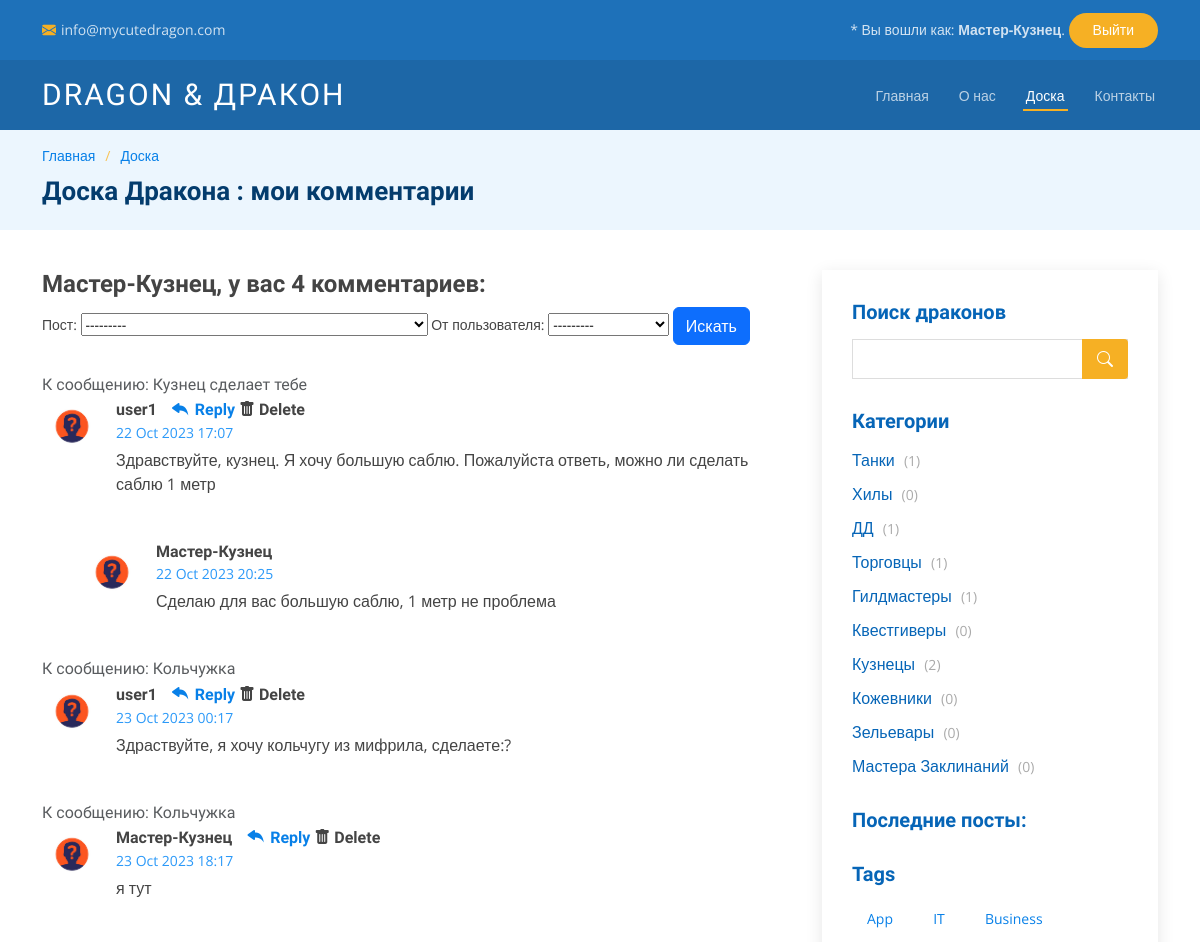
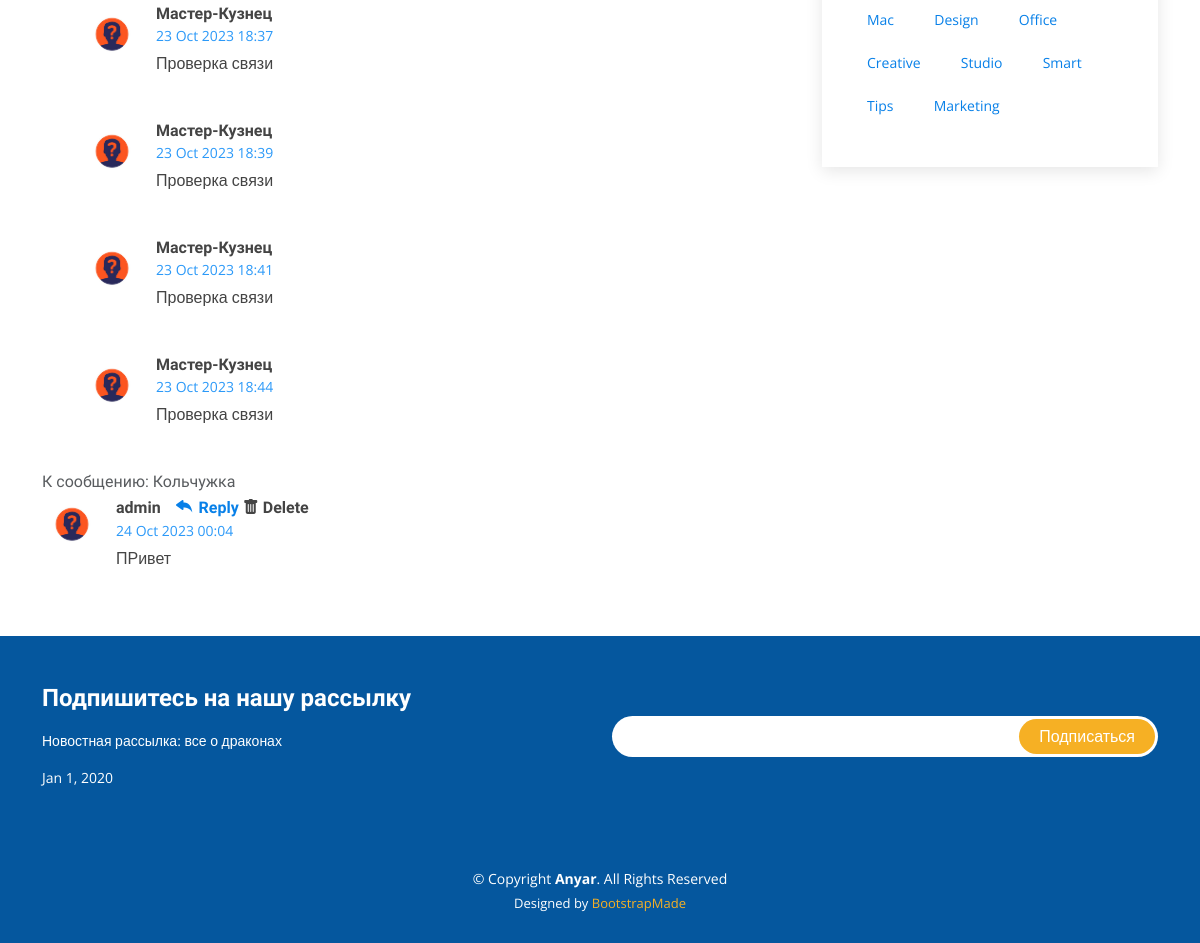
Page /messages/my_comments (signed in) on the committed database (2 pictures, top to bottom).
### bb/models.py (models this page shows, shortened)
class Comment(models.Model):
    toPost = models.ForeignKey(Post, on_delete = models.CASCADE)
    fromUser = models.ForeignKey(User, on_delete = models.CASCADE)
    cTime = models.DateTimeField(auto_now_add = True)
    cbody = models.TextField(default = 'Комментарий')
    status = models.IntegerField(default = 0)

class Post(models.Model):
    author = models.ForeignKey(User, on_delete = models.CASCADE)
    cTime = models.DateTimeField(default=timezone.now)
    category = models.ManyToManyField(Category, through = 'PostCategory')
    title = models.CharField(max_length = 255, default = 'Заголовок')
    body = models.TextField(default = 'Здесь должен быть текст')
    mainPic = models.ImageField(upload_to='user_images')
    postRate = models.IntegerField(default = 0)
    def __str__(self):
        return f'{self.title}-({Comment.objects.filter(toPost=self).count()})'

class Reply(models.Model):
    toComment = models.ForeignKey(Comment, on_delete = models.CASCADE)
    cTime = models.DateTimeField(auto_now_add = True)
    rbody = models.TextField(default = 'Ответ на комментарий')

class Category(models.Model):
    name = models.CharField(max_length = 255, unique = True)

### bb/views.py (the view, shortened to what this page needs)
# urls.py: path('my_comments', CommentList.as_view(), name='comments'),
class CommentList(ListView):
    context_object_name = 'comments'
    template_name = 'messages/comments.html'
    def get_queryset(self):
        self.posts = Comment.objects.filter(toPost__author=self.request.user)
        return self.posts
    def get_context_data(self, **kwargs: Any) -> Dict[str, Any]:
        context =  super().get_context_data(**kwargs)
        context['categories'] = Category.objects.annotate(num_posts=Count('post'))
        context['replies'] = Reply.objects.filter(toComment__toPost__author=self.request.user)
        context['filter'] = CommentsFilter(self.request.GET, queryset=self.get_queryset())
        return context

### templates/messages/comments.html (shortened to what this page needs)
{% extends 'layout/bb.html' %}
{% load static %}
{% block name %}
Доска Дракона : мои комментарии
{% endblock name %}
{% block content %}
<div class="blog-comments">
    <h4 id="comments" class="comments-count">{{ user.username }}, у вас {{ comments.count }} комментариев:</h4>
    <div class="row small">
      <form method="GET">
              {{ filter.form }}
              <input class="btn btn-primary" type="submit" value="Искать">
      </form>
    </div>
    {% for comment in filter.qs %}
        <div  class="comment">
        <div class="comment-title">
            <h5 class="text-muted"> К сообщению:  {{ comment.toPost.title }}</h5>
        </div>
        <div class="d-flex">
            <div class="comment-img"><img src="{% static 'assets/images/unknown_user.jpg' %}" alt=""></div>
            <div>
            <h5><a href="">{{comment.fromUser.username}}</a>
                <a href="reply/{{ comment.pk }}" class="reply"><i class="bi bi-reply-fill"></i> Reply</a>
                <a href="comdelete/{{ comment.pk }}" class="delete"><i class="bi bi-trash-fill"></i> Delete</a></h5>
                <time datetime="{{ message.cTime|date:'Y-m-d' }}">
                {{ comment.cTime|date:'d M Y H:i' }}</time>
            <p>
                {{comment.cbody}}
            </p>
            </div>
        </div>
        </div>
        {% for reply in replies %}
        {% if reply.toComment == comment %}
        <div id="comment-reply" class="comment comment-reply">
          <div class="d-flex">
            <div class="comment-img"><img src="{% static 'assets/images/unknown_user.jpg' %}" alt=""></div>
            <div>
              <h5><a href="">{{ user.username}}</a> </h5>
              <time datetime="{{ reply.cTime|date:'Y-m-d' }}">
                {{ reply.cTime|date:'d M Y H:i' }}</time>
              <p>
                {{reply.rbody}}
              </p>
            </div>
          </div>
        </div>
        {% endif %}
        {% endfor %}
    {% endfor %}
</div>
{% endblock content %}

### templates/layout/bb.html (shortened to what this page needs)
<!DOCTYPE html>
<html lang="en">
<head>
  {% load static %}
  <link href="{% static 'assets/vendor/animate.css/animate.min.css' %}" rel="stylesheet">
  <link href="{% static 'assets/vendor/aos/aos.css' %}" rel="stylesheet">
  <link href="{% static 'assets/vendor/bootstrap/css/bootstrap.min.css' %}" rel="stylesheet">
  <link href="{% static 'assets/vendor/bootstrap-icons/bootstrap-icons.css' %}" rel="stylesheet">
  <link href="{% static 'assets/vendor/boxicons/css/boxicons.min.css' %}" rel="stylesheet">
  <link href="{% static 'assets/vendor/glightbox/css/glightbox.min.css' %}" rel="stylesheet">
  <link href="{% static 'assets/vendor/remixicon/remixicon.css' %}" rel="stylesheet">
  <link href="{% static 'assets/vendor/swiper/swiper-bundle.min.css' %}" rel="stylesheet">
  <link href="{% static 'assets/css/style.css' %}" rel="stylesheet">
</head>
<body>
  <div id="topbar" class="fixed-top d-flex align-items-center topbar-inner-pages">
    <div class="container d-flex align-items-center justify-content-center justify-content-md-between">
      <div class="contact-info d-flex align-items-center">
        <i class="bi bi-envelope-fill"></i><a href="mailto:contact@example.com">info@mycutedragon.com</a>
      </div>
      <div class="cta d-none d-md-block">
        {% if request.user.is_authenticated %}
          * Вы вошли как:
          <strong>{{ request.user.username }}</strong>.
          <a href="/accounts/logout/" class="scrollto"> Выйти</a>
        {% else %}
          Войдите в аккаунт:
          <a href="/accounts/login/" class="scrollto"> Войти</a>
        {% endif %}
      </div>
    </div>
  </div>
  <header id="header" class="fixed-top d-flex align-items-center header-inner-pages">
    <div class="container d-flex align-items-center justify-content-between">
      <h1 class="logo"><a href="index.html">Dragon & Дракон</a></h1>
      <nav id="navbar" class="navbar">
        <ul>
          <li><a class="nav-link scrollto " href="#hero">Главная</a></li>
          <li><a class="nav-link scrollto" href="#about">О нас</a></li>
          <li><a class="active" href="/messages/">Доска</a></li>
          <li><a class="nav-link scrollto" href="#contact">Контакты</a></li>
        </ul>
      </nav>
    </div>
  </header>
  <main id="main">
    <section id="breadcrumbs" class="breadcrumbs">
      <div class="container">
        <div class="row">
          <div class="col-lg-8">
            <ol>
              <li><a href="/messages/">Главная</a></li>
              <li><a href="/messages/">Доска</a></li>
            </ol>
            <h2>{% block name %}{% endblock name %}</h2>
          </div>
          <div class="col-lg-4">
          </div>
        </div>
      </div>
    </section>
    <section id="blog" class="blog">
      <div class="container" >
        <div class="row">
          <div class="col-lg-8 entries">
            {% block content %}
            {% endblock content %}
          </div>
          <div class="col-lg-4">
            <div class="sidebar">
              <h3 class="sidebar-title">Поиск драконов</h3>
              <div class="sidebar-item search-form">
                <form action="">
                  <input type="text">
                  <button type="submit"><i class="bi bi-search"></i></button>
                </form>
              </div>
              <h3 class="sidebar-title">Категории</h3>
              <div class="sidebar-item categories">
                <ul>
                {% for cat in categories %}
                  <li><a href="#"> {{ cat.name }} <span>({{ cat.num_posts }})</span></a></li>
                {% endfor %}
                </ul>
              </div>
              <h3 class="sidebar-title">Последние посты:</h3>
              <h3 class="sidebar-title">Tags</h3>
              <div class="sidebar-item tags">
                <ul>
                  <li><a href="#">App</a></li>
                  <li><a href="#">IT</a></li>
                  <li><a href="#">Business</a></li>
                  <li><a href="#">Mac</a></li>
                  <li><a href="#">Design</a></li>
                  <li><a href="#">Office</a></li>
                  <li><a href="#">Creative</a></li>
                  <li><a href="#">Studio</a></li>
                  <li><a href="#">Smart</a></li>
                  <li><a href="#">Tips</a></li>
                  <li><a href="#">Marketing</a></li>
                </ul>
              </div>
            </div>
          </div>
        </div>
      </div>
    </section>
  </main>
  <footer id="footer">
    <div class="footer-newsletter">
      <div class="container">
        <div class="row">
          <div class="col-lg-6">
            <h4>Подпишитесь на нашу рассылку</h4>
            <p>Новостная рассылка: все о драконах</p>
          </div>
          <div class="col-lg-6">
            <form action="" method="post">
              <input type="email" name="email"><input type="submit" value="Подписаться">
            </form>
          </div>
        </div>Jan 1, 2020
      </div>
    </div>
    <div class="container">
      <div class="copyright">
        &copy; Copyright <strong><span>Anyar</span></strong>. All Rights Reserved
      </div>
      <div class="credits">
        Designed by <a href="https://bootstrapmade.com/">BootstrapMade</a>
      </div>
    </div>
  </footer>
</body>
</html>

### rows in the picture
Comment: toPost "Кузнец сделает тебе", fromUser.username "user1", cTime "22 Oct 2023 17:07", cbody "Здравствуйте, кузнец. Я хочу большую саблю. Пожалуйста ответь, можно ли сделать саблю 1 метр"
Reply: cTime "22 Oct 2023 20:25", rbody "Сделаю для вас большую саблю, 1 метр не проблема"
Comment: toPost "Кольчужка", fromUser.username "user1", cTime "23 Oct 2023 00:17", cbody "Здраствуйте, я хочу кольчугу из мифрила, сделаете:?"
Comment: toPost "Кольчужка", fromUser.username "Мастер-Кузнец", cTime "23 Oct 2023 18:17", cbody "я тут"
Reply: cTime "23 Oct 2023 18:37", rbody "Проверка связи"
Reply: cTime "23 Oct 2023 18:39", rbody "Проверка связи"
Reply: cTime "23 Oct 2023 18:41", rbody "Проверка связи"
Reply: cTime "23 Oct 2023 18:44", rbody "Проверка связи"
Comment: toPost "Кольчужка", fromUser.username "admin", cTime "24 Oct 2023 00:04", cbody "ПРивет"
Category: name "Танки", num_posts "1"
Category: name "Хилы", num_posts "0"
Category: name "ДД", num_posts "1"
Category: name "Торговцы", num_posts "1"
Category: name "Гилдмастеры", num_posts "1"
Category: name "Квестгиверы", num_posts "0"
Category: name "Кузнецы", num_posts "2"
Category: name "Кожевники", num_posts "0"
Category: name "Зельевары", num_posts "0"
Category: name "Мастера Заклинаний", num_posts "0"

### other values in the picture
{{ request.user.username }} "Мастер-Кузнец"
{{ user.username }} "Мастер-Кузнец"
{{ comments.count }} "4"
